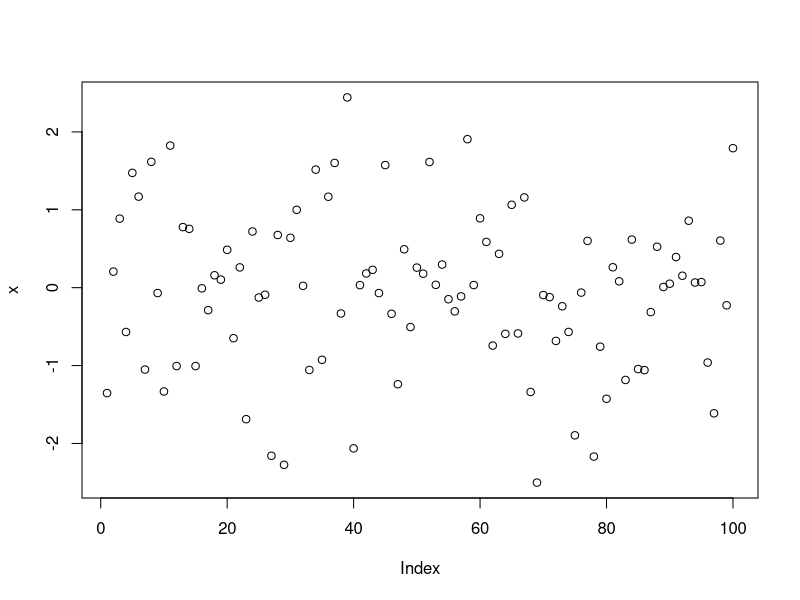

R code for this plot:
## ---- chunk 1
x <- rnorm(100)
plot(x)
